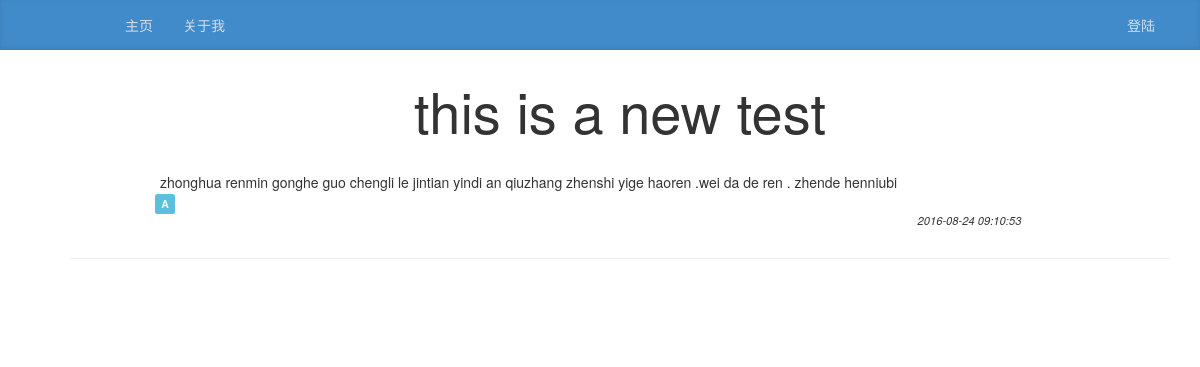
The page /article/8 on the database as committed earlier.
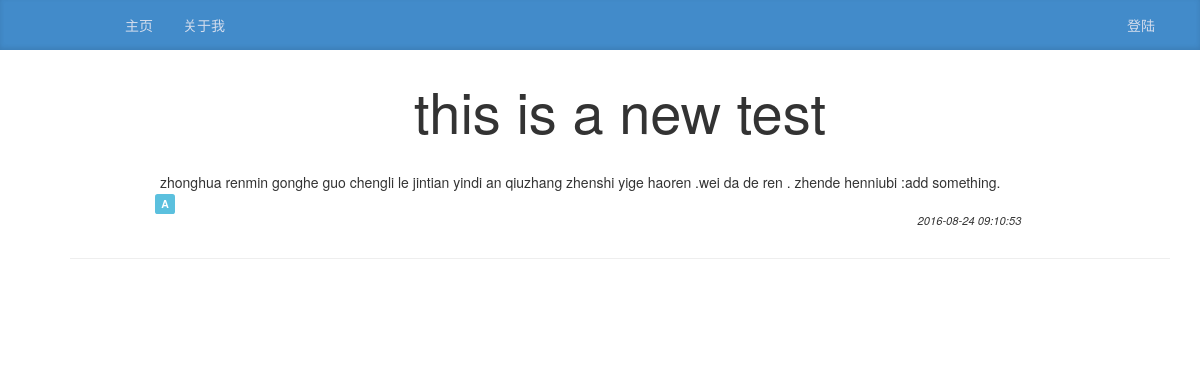
The same page on the database as committed later.
### app/models.py (models this page shows, shortened)
class Article(db.Model):
    __tablename__='articles'
    id=db.Column(db.Integer,primary_key=True)
    body = db.Column(db.Text)
    timestamp = db.Column(db.DateTime, index=True, default=datetime.utcnow)
    title=db.Column(db.String(64),index=True)
    item_id = db.Column(db.Integer, db.ForeignKey('items.id'))
    body_html = db.Column(db.Text)

class Item(db.Model):
    __tablename__='items'
    id=db.Column(db.Integer, primary_key=True)
    tag=db.Column(db.String(64))
    articles = db.relationship('Article', backref='item')

### app/main/views.py (the view)
@main.route('/article/<int:id>')
def article(id):
    article=Article.query.get_or_404(id)
    return render_template('article.html', articles=[article])

### app/main/views.py (called while the page is built)
@main.context_processor
def appinfo():
    return dict(appname=current_app.name)

@main.context_processor
def get_current_time():
    def get_time(timeFormat="%b %d, %Y - %H:%M:%S"):
        return time.strftime(timeFormat)
    return dict(current_time=get_time)

### app/templates/article.html (shortened to what this page needs)
{% extends "base.html" %}
{% block page_content %}
    <ul class="articles">
    {% for article in articles %}
    <div class="article">
        <div class="article-title">
                <h4 class="article-title">{{ article.title }}</h4>
        </div>
        <div  style="margin-top: 30px;" class="article_body">
            {% if article.body_html %}
                {{ article.body_html | safe }}
            {% else %}
                {{article.body}}
            {% endif %}
        </div>
        <div class="row">
            <a class="article_tag" href="{{ url_for('.item',tag = article.item.tag) }}">
                <span class="label label-info">
                {{ article.item.tag }}
                </span>
            </a>
            <p class="col-lg-3 col-sm-3 col-xs-7 col-xs-offset-5 col-sm-offset-9 col-lg-offset-9 article_time">{{ moment(article.timestamp).format('YYYY-MM-DD HH:mm:ss') }} </p>
        </div>
        <hr />
    <div class="row">
        <div class="ds-thread col-xs-11" data-thread-key="{{ article.id }}" data-title="{{ article.title }}" data-url="/article/{{ article.id }}"></div>
    </div>
    </div>
    {% endfor %}
</ul>
{% endblock %}

Rows that differ between the two databases and show on the page:
changed Article "this is a new test": body "zhonghua renmin gonghe guo chengli le jintian yindi an qiuzhang zhenshi yige haoren .wei da de ren . zhende henniubi" → "zhonghua renmin gonghe guo chengli le jintian yindi an qiuzhang zhenshi yige haoren .wei da de ren . zhende henniubi :add something."
